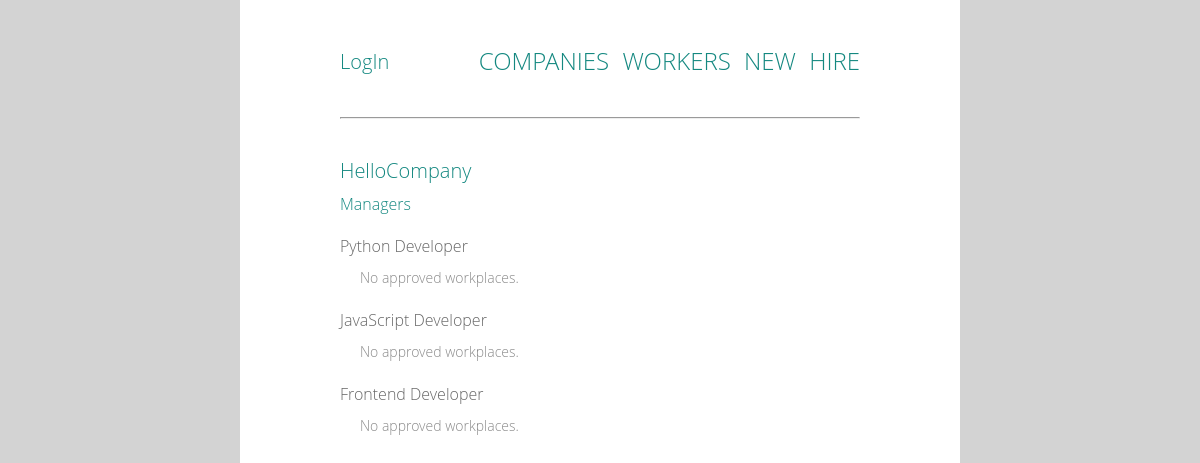
Before: /companies/1/ with the older database file.
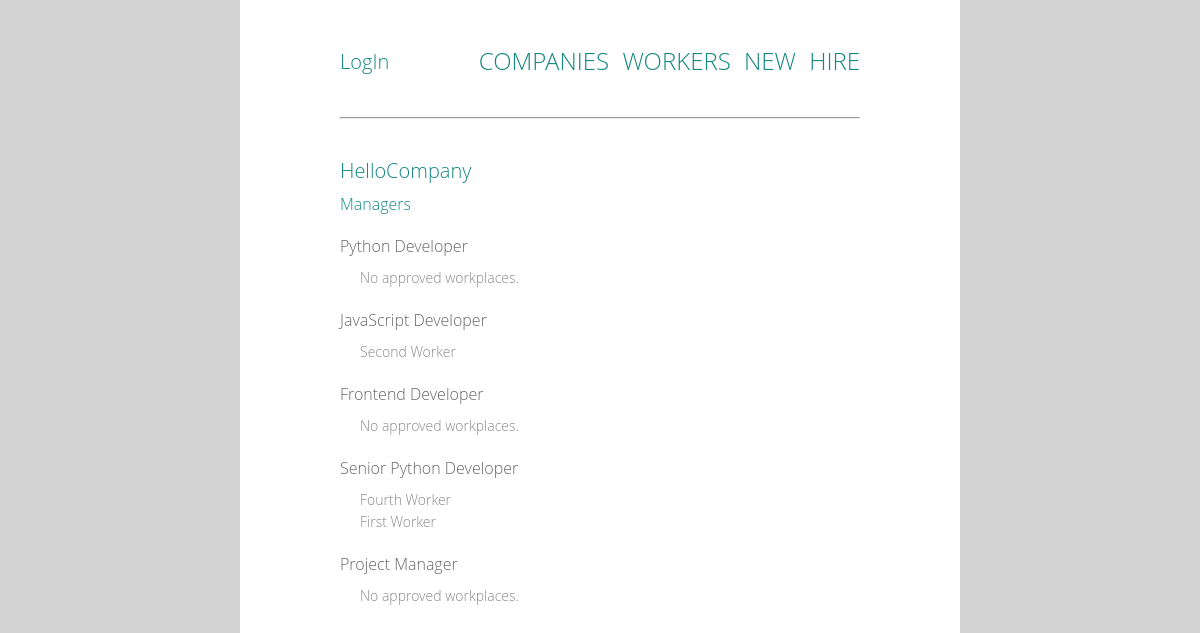
After: the same page with the newer database file.
### work/models.py (models this page shows, shortened)
class Work(models.Model):
    company = models.ForeignKey(
        Company, related_name='works', on_delete=models.CASCADE)
    name = models.CharField(max_length=50)
    created_date = models.DateTimeField(default=timezone.now)
    class Meta:
        unique_together = ['company', 'name']
        permissions = (
            ('can_create_work', 'Can create new work'),
        )

class WorkPlace(models.Model):
    NEW = 0
    APPROVED = 1
    CANCELLED = 2
    FINISHED = 3
    STATUS_CHOICES = (
        (NEW, 'New'),
        (APPROVED, 'Approved'),
        (CANCELLED, 'Cancelled'),
        (FINISHED, 'Finished'),
    )
    status = models.IntegerField(choices=STATUS_CHOICES, default=NEW)
    work = models.ForeignKey(
        Work, related_name='workplaces', on_delete=models.CASCADE)
    worker = models.ForeignKey(
        Worker, related_name='workplaces', on_delete=models.CASCADE)
    class Meta:
        unique_together = ['work', 'worker']
        ordering = ['status']
        permissions = (
            ('can_hire', 'Can hire workers'),
        )

class Worker(models.Model):
    first_name = models.CharField(max_length=20)
    last_name = models.CharField(max_length=20)

### work/views.py (the view)
class CompDetail(DetailView):
    model = Company
    template_name = 'work/comp_detail.html'
    def get_context_data(self, **kwargs):
        context = super().get_context_data(**kwargs)
        context['works'] = self.get_object().works.all()
        context['no_approved_wp'] = self.get_object().works.exclude(
                                                    workplaces__status=1)
        return context

### work/templates/work/comp_detail.html
{% extends 'work/base.html' %}
{% block content %}
    <h1 class='company'>{{ company.name }}</h1>
    <p><a href="{% url 'work:manag_list' company.id %}">Managers</a></p>
    <ul>
    {% for work in works %}
        <div class='work'>
            <li>{{ work.name }}
                {% if work in no_approved_wp %}
                    <p class='position'>No approved workplaces.</p>
                {% else %}
                    <ul class='position'>
                    {% for wp in work.workplaces.all %}
                        {% if wp.status == 1 %}
                            <li>{{ wp.worker.first_name }} {{ wp.worker.last_name }}</li>
                        {% endif %}
                    {% endfor %}
                    </ul>
                {% endif %}
            </li>
        </div>
    {% endfor %}
    </ul>
{% endblock %}

Changed rows visible on the page:
shown differently, row unchanged: Work "JavaScript Developer": no longer shows "No approved workplaces."
added WorkPlace: worker.first_name "Second", worker.last_name "Worker", shown under Work "JavaScript Developer"
added Work: name "Senior Python Developer"
added WorkPlace: worker.first_name "Fourth", worker.last_name "Worker", shown under "Senior Python Developer"
added WorkPlace: worker.first_name "First", worker.last_name "Worker", shown under "Senior Python Developer"
added Work: name "Project Manager", shows "No approved workplaces."
